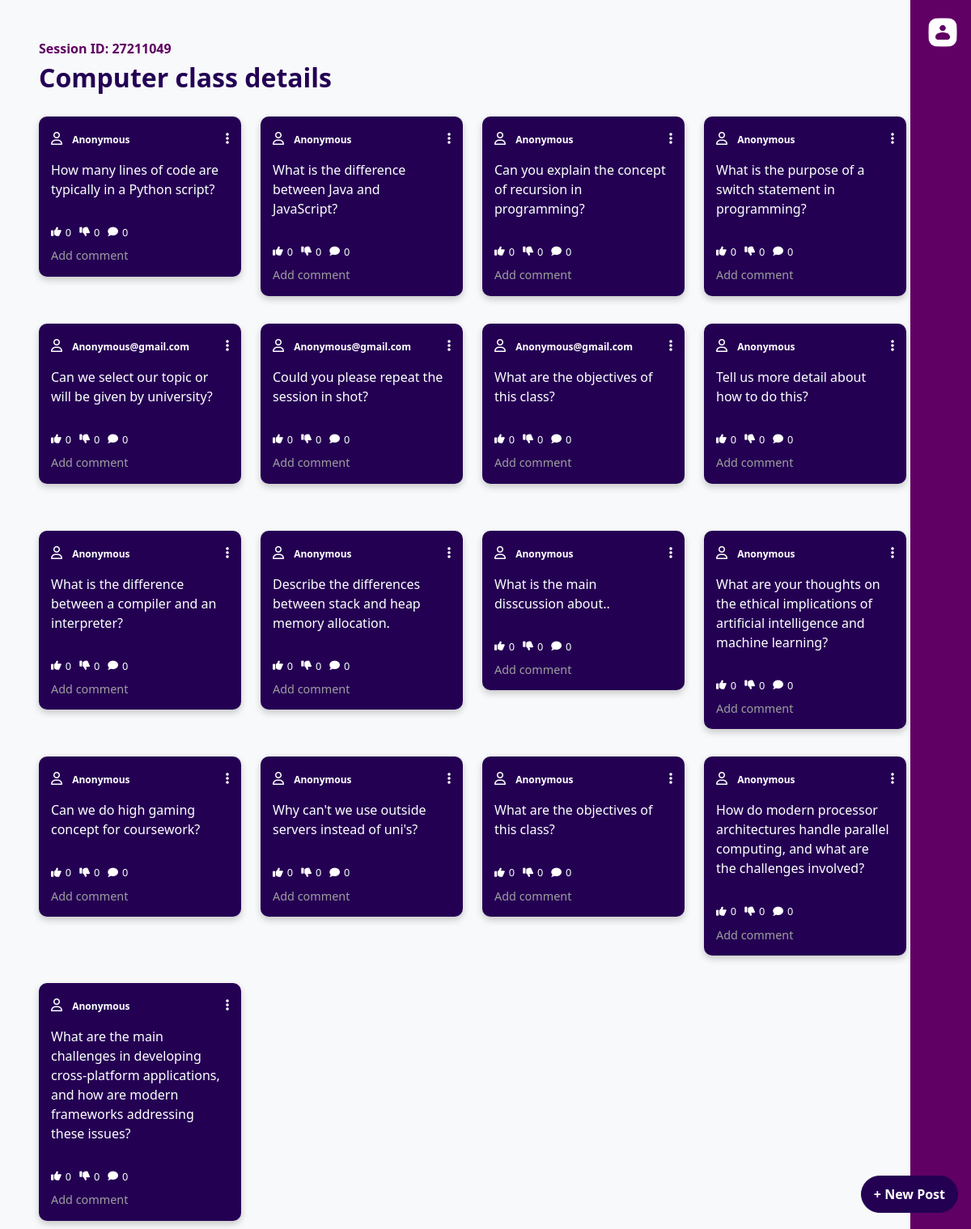
The page /session/27211049/Anonymous on the database as committed earlier.
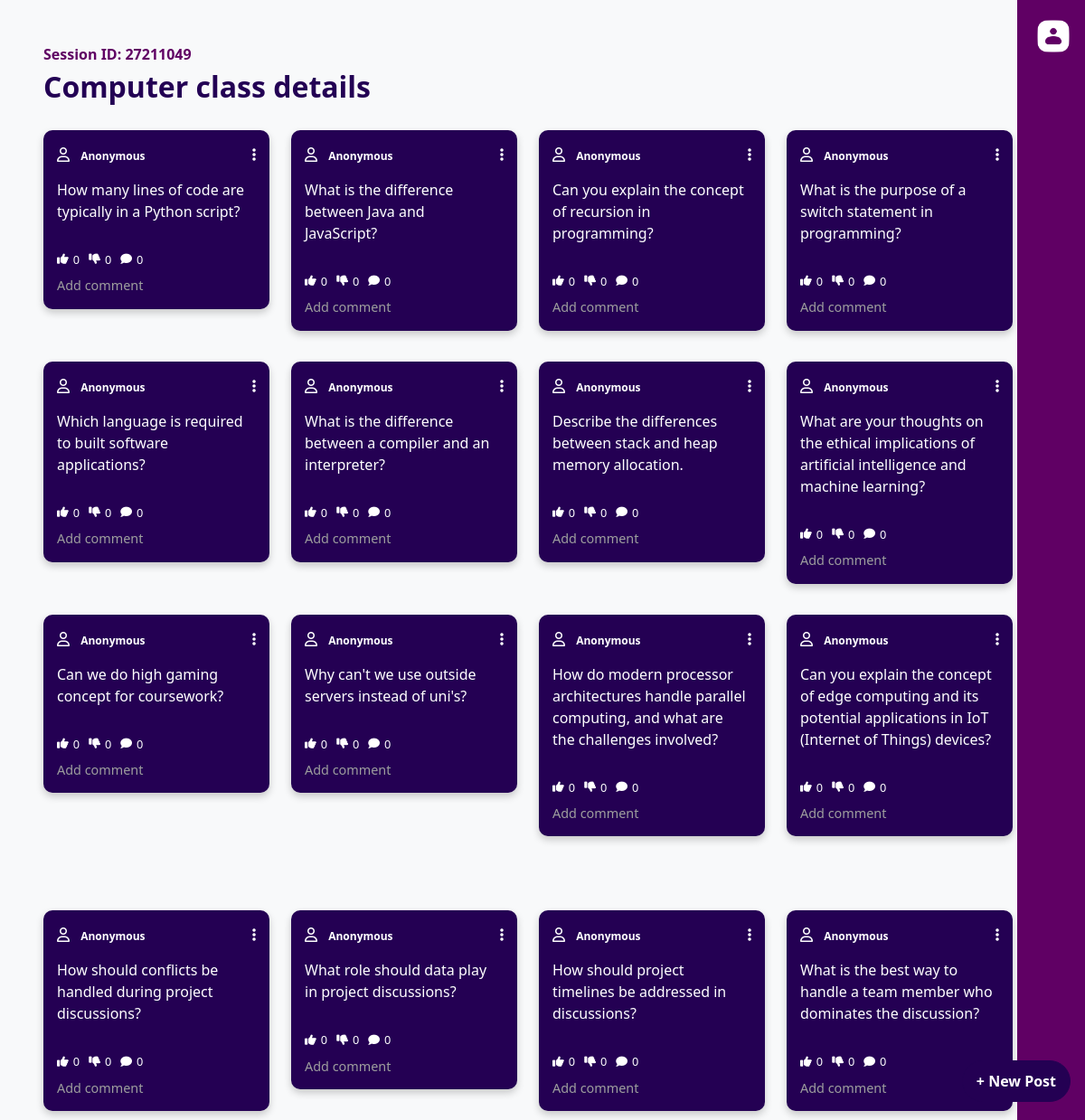
The same page on the database as committed later.
### website/models.py (models this page shows, shortened)
class Session(db.Model):
    id = db.Column(db.Integer, primary_key=True, autoincrement=True)  # Primary Key
    title = db.Column(db.String(80), nullable=False)
    session_id = db.Column(db.String(50), nullable=False, unique=True)  # Custom Session ID (String)
    user_email = db.Column(db.String(150), nullable=False)  # Email of the user who created the session
    questions = db.relationship('Question', backref='session', lazy=True)
    polls = db.relationship('Poll', backref='session', lazy=True)

class Question(db.Model):
    id = db.Column(db.Integer, primary_key=True, autoincrement=True)
    session_id = db.Column(db.Integer, db.ForeignKey('session.id'), nullable=False)  # ForeignKey to Session primary key
    question_text = db.Column(db.String(500), nullable=False)
    likes = db.Column(db.Integer, default=0)
    dislikes = db.Column(db.Integer, default=0)
    user_email = db.Column(db.String(150), nullable=True)  # Optional user email

### main.py (the view)
@app.route('/session/<int:session_id>/<string:user_email>', methods=['GET'])
def session_details(session_id, user_email):
    session_data = Session.query.filter_by(session_id=session_id).first_or_404()
    uploaded_files = session.get('uploaded_files', {}).get(session_id, [])
    questions = Question.query.filter_by(session_id=session_id).all()
    if session_data:
        title = session_data.title
        question_form = QuestionForm()
        db.session.refresh(session_data)
        db.session.expunge_all()
        return render_template('session_details.html', title=title, session_id=session_id, user=current_user, user_email=user_email, form=question_form, uploaded_files=uploaded_files, questions=questions)
    else:
        flash('Session not found.', 'danger')
        return redirect(url_for('join'))

### main.py (called while the page is built)
@app.before_request
def before_request():
    db.session.remove()
    db.session.bind = db.engine

@app.after_request
def after_request(response):
    db.session.remove()
    return response

### website/templates/session_details.html (shortened to what this page needs)
<!DOCTYPE html>
<html lang="en">
<head>
  <link href="https://cdn.jsdelivr.net/npm/bootstrap@5.3.3/dist/css/bootstrap.min.css" rel="stylesheet">
  <link rel="stylesheet" href="https://cdnjs.cloudflare.com/ajax/libs/font-awesome/6.0.0-beta3/css/all.min.css">
  <link rel="stylesheet" href="{{ url_for('static', filename='session_details.css') }}">
</head>
<body>
  <div class="sidebar">
    <div class="btn-group dropstart">
      {% if current_user.is_authenticated %}
        <a class="dropdown-toggle" href="#" id="userDropdown" data-bs-toggle="dropdown" aria-expanded="false">
          <img src="{{ url_for('static', filename='images/user.png') }}" alt="User Icon" style="height: 40px;">
        </a>
        <ul class="dropdown-menu dropdown-menu-end" aria-labelledby="userDropdown">
          <li><span class="dropdown-item-text"><strong>Name:</strong> {{ current_user.full_name }}</span></li>
          <li><span class="dropdown-item-text"><strong>Email:</strong> {{ current_user.email }}</span></li>
          <li><hr class="dropdown-divider"></li>
          <div class="HLbuttons">
            <li><a class="logout-button" id="logout" href="/">Home</a></li>
            <li><a class="logout-button" id="logout" href="/logout">Logout</a></li>
          </div>
        </ul>
      {% else %}
        <a class="dropdown-toggle" href="#" id="userDropdown" data-bs-toggle="dropdown" aria-expanded="false">
          <img src="{{ url_for('static', filename='images/user.png') }}" alt="User Icon" style="height: 40px;">
        </a>
      {% endif %}
    </div>
  </div>
  <div class="main-content-wrapper">
    <div class="content-container">
      <div class="session-id" style="color: #600064;"><b>Session ID: {{ session_id }}</b></div>
      <div class="title">{{ title }}</div>
      {% if not current_user.is_authenticated %}
      <div id="postsContainer" class="mt-4">
        {% for question in questions %}
        <div class="post-card" data-post-id="{{ question.id }}" data-likes="{{ question.likes }}" data-dislikes="{{ question.dislikes }}">
            <div class="card-header">
              <div class="user-info">
                  <i class="fa-regular fa-user"></i>
                  <div class="name">
                    <p class="user-email">{{ question.user_email or 'Anonymous' }}</p>
                    <p class="question-text">{{ question.question_text }}</p>
                  </div>
              </div>
              <div class="post-options-container">
                  <i class="fas fa-ellipsis-v post-options-toggle"></i>
              </div>
            </div>
            <div class="card-actions">
                <div class="interaction-icons">
                    <div class="icon like-icon">
                        <i class="fas fa-thumbs-up"></i>{{ question.likes }}
                    </div>
                    <div class="icon dislike-icon">
                        <i class="fas fa-thumbs-down"></i>{{ question.dislikes }}
                    </div>
                    <div class="icon">
                        <i class="fas fa-comment"></i><span>0</span>
                    </div>
                </div>
                <div class="add-comment">Add comment</div>
            </div>
          </div>
        {% endfor %}
      </div>
        <a href="#" class="btn new-post-btn" data-bs-toggle="modal" data-bs-target="#newPostModal">+ New Post</a>
      {% else %}
        <div id="professorContainer" class="PContainer">
        </div>
        <a href="#" class="btn profbutton new-post" data-bs-toggle="modal" data-bs-target="#newFeatureModal">+ New Post</a>
      {% endif %}
    </div>
  </div>
</body>
</html>

### website/static/session_details.css (style rules this page uses)
body { font-family: "Segoe UI", Verdana, Helvetica, Arial, sans-serif; background-color: #f8f9fa; }
.content-container { display: flex; flex-direction: column; justify-content: start; max-width: 720px; margin-top: 3rem; margin-left: 3rem; }
.new-post-btn { position: fixed; bottom: 20px; right: 1rem; background-color: #240053; padding: 10px 15px; font-size: 1rem; border-radius: 9999px; border-color: #240053; transition: background-color 0.3s ease, box-shadow 0.3s ease; z-index: 1000; font-weight: bold; color: #fff; }
.title { font-size: 2rem; font-weight: bold; color: #230054; }
.sidebar { position: fixed; top: 0; right: 0; width: 75px; height: 100%; background-color: #600064; display: flex; align-items: center; justify-content: center; z-index: 999; }
.btn-group { position: absolute; top: 20px; right: 15px; z-index: 1000; }
a { color: #600064; text-decoration: underline; }
.post-card { background-color: #240053; color: #fff; border-radius: 10px; padding: 15px; margin-bottom: 10px; box-shadow: 0 4px 8px rgba(0, 0, 0, 0.2); max-width: 250px; display: flex; flex-direction: column; justify-content: space-between; height: fit-content; }
.post-card .card-header { display: flex; justify-content: space-between; align-items: center; }
.user-info { display: ruby; }
.name { display: ruby; }
.question-text { font-size: 1rem; font-weight: 500; }
p.user-email { font-weight: bold; font-size: 12px; }
.post-card .card-actions { display: grid; justify-content: space-between; align-items: center; margin-top: 1rem; }
.post-card .card-actions .interaction-icons { display: flex; align-items: center; font-size: 0.8rem; }
.post-card .card-actions .interaction-icons .icon { margin-right: 10px; display: flex; align-items: center; }
.post-card .card-actions .interaction-icons .icon i { margin-right: 5px; cursor: pointer; }
.post-card .card-actions .add-comment { color: #9e9e9e; font-size: 0.9rem; cursor: pointer; margin-top: 0.5rem; }
.fa-regular, .far { font-family: "Font Awesome 6 Free"; font-weight: 400; margin-right: .5rem; }
#postsContainer { display: grid; grid-template-columns: repeat(5, minmax(250px, 1fr)); gap: 1.5rem; scroll-behavior: smooth; }
.icon { cursor: pointer; transition: color 0.3s ease; }
.post-options-container { position: relative; display: inline-block; margin-bottom: auto; }
.post-options-toggle { cursor: pointer; }
.post-options-container { position: relative; display: inline-block; }
.main-content-wrapper { position: relative; width: calc(100% - 75px); height: 100vh; overflow-y: auto; padding-right: 20px; display: grid; grid-template-columns: repeat(1, 1fr); gap: 1.5rem; }

Rows that differ between the two databases and show on the page:
removed Question: user_email "Anonymous@gmail.com", question_text "Can we select our topic or will be given by university?", likes "0", dislikes "0"
removed Question: user_email "Anonymous@gmail.com", question_text "Could you please repeat the session in shot?", likes "0", dislikes "0"
removed Question: user_email "Anonymous@gmail.com", question_text "What are the objectives of this class?", likes "0", dislikes "0"
removed Question: user_email "Anonymous", question_text "Tell us more detail about how to do this?", likes "0", dislikes "0"
removed Question: user_email "Anonymous", question_text "What is the main disscussion about..", likes "0", dislikes "0"
removed Question: user_email "Anonymous", question_text "What are the objectives of this class?", likes "0", dislikes "0"
no longer on this page (row unchanged): Question: user_email "Anonymous", question_text "What are the main challenges in developing cross-platform applications, and how are modern frameworks addressing these issues?", likes "0", dislikes "0"
now on this page (row unchanged): Question: user_email "Anonymous", question_text "Which language is required to built software applications?", likes "0", dislikes "0"
now on this page (row unchanged): Question: user_email "Anonymous", question_text "Can you explain the concept of edge computing and its potential applications in IoT (Internet of Things) devices?", likes "0", dislikes "0"
added Question: user_email "Anonymous", question_text "How should conflicts be handled during project discussions?", likes "0", dislikes "0"
added Question: user_email "Anonymous", question_text "What role should data play in project discussions?", likes "0", dislikes "0"
added Question: user_email "Anonymous", question_text "How should project timelines be addressed in discussions?", likes "0", dislikes "0"
added Question: user_email "Anonymous", question_text "What is the best way to handle a team member who dominates the discussion?", likes "0", dislikes "0"
